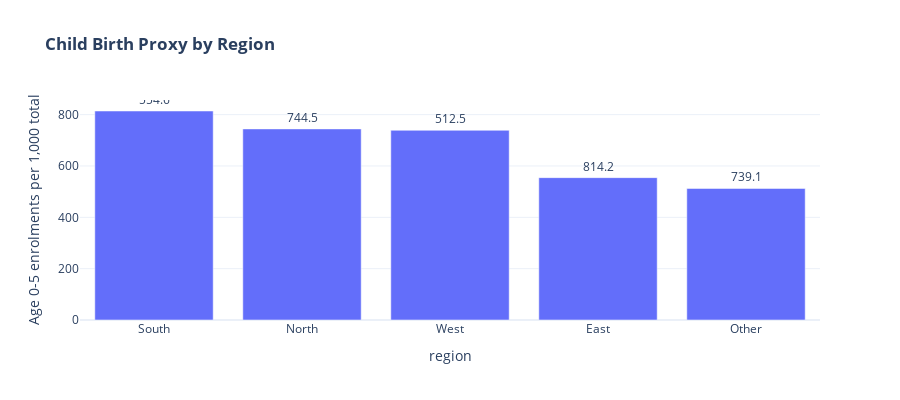
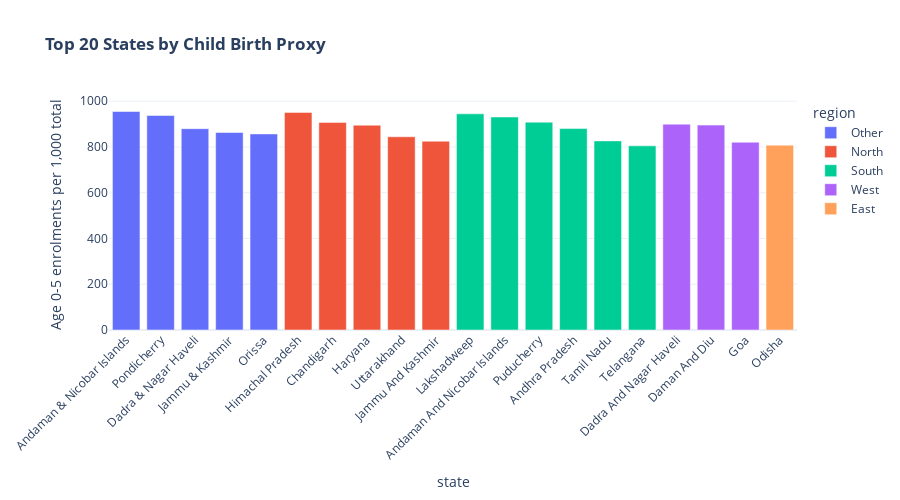

Source (notebook cell) for these figures, in order:
### Markdown cell above
## 6. Cleaned Data: Regional Child Birth Proxy
Using the cleaned enrolment dataset, we map states to four geographic buckets (North, South, East, West) and use age 0-5 enrolments as a proxy for child birth activity. The birth proxy is calculated as age 0-5 enrolments per 1,000 total enrolments per state and region.

### Code cell
from pathlib import Path
import pandas as pd
import plotly.express as px

# Load cleaned enrolment data
clean_dir = Path("c:/Users/msi/Desktop/uidai/cleaned_data")
enrol_clean = pd.read_csv(clean_dir / "enrolment_clean.csv", parse_dates=["date"])


# Normalise state names with an explicit mapping to resolve variants
STATE_MAPPING = {
    "WESTBENGAL": "West Bengal",
    "Westbengal": "West Bengal",
    "Daman & Diu": "Daman And Diu",
    "Daman and Diu": "Daman And Diu",
    "ODISHA": "Odisha",
}
enrol_clean["state"] = (
    enrol_clean["state"]
    .astype(str)
    .str.strip()
    .replace(STATE_MAPPING)
    .str.title()
)

# Map states to broad geographic regions
regions = {
    "North": ["Jammu And Kashmir", "Ladakh", "Himachal Pradesh", "Punjab", "Chandigarh", "Uttarakhand", "Haryana", "Delhi", "Rajasthan"],
    "South": ["Andhra Pradesh", "Karnataka", "Kerala", "Tamil Nadu", "Telangana", "Puducherry", "Lakshadweep", "Andaman And Nicobar Islands"],
    "East": ["Bihar", "Jharkhand", "Odisha", "West Bengal", "Sikkim", "Assam", "Arunachal Pradesh", "Meghalaya", "Manipur", "Mizoram", "Nagaland", "Tripura"],
    "West": ["Gujarat", "Maharashtra", "Goa", "Dadra And Nagar Haveli", "Daman And Diu", "Madhya Pradesh", "Chhattisgarh"],
}
region_lookup = {state: region for region, states in regions.items() for state in states}
enrol_clean["region"] = enrol_clean["state"].map(region_lookup).fillna("Other")

# Compute child birth proxy metrics
enrol_clean["total_enrol"] = enrol_clean[["age_0_5", "age_5_17", "age_18_greater"]].sum(axis=1)
state_births = enrol_clean.groupby(["state", "region"], as_index=False)[["age_0_5", "total_enrol"]].sum()
state_births = state_births[state_births["total_enrol"] > 0].copy()
state_births["child_birthrate_per_1000"] = 1000 * state_births["age_0_5"] / state_births["total_enrol"]

region_births = state_births.groupby("region", as_index=False)[["age_0_5", "total_enrol"]].sum()
region_births["child_birthrate_per_1000"] = 1000 * region_births["age_0_5"] / region_births["total_enrol"]

fig_region = px.bar(
    region_births.sort_values("child_birthrate_per_1000", ascending=False),
    x="region", y="child_birthrate_per_1000",
    text=region_births["child_birthrate_per_1000"].round(1),
    labels={"child_birthrate_per_1000": "Age 0-5 enrolments per 1,000 total"},
    title="<b>Child Birth Proxy by Region</b>",
    template="plotly_white", height=400,
)
fig_region.update_traces(textposition="outside")
fig_region.show()

fig_state = px.bar(
    state_births.sort_values("child_birthrate_per_1000", ascending=False).head(20),
    x="state", y="child_birthrate_per_1000", color="region",
    labels={"child_birthrate_per_1000": "Age 0-5 enrolments per 1,000 total"},
    title="<b>Top 20 States by Child Birth Proxy</b>",
    template="plotly_white", height=500,
)
fig_state.update_layout(xaxis_tickangle=-45)
fig_state.show()

print("Child birth proxy uses age 0-5 enrolments as a share of total enrolments (per 1,000) by state and region.")
print("Regions cover four broad geographic buckets; states not matched are marked 'Other'.")
print("Top 5 states:\n", state_births.sort_values("child_birthrate_per_1000", ascending=False).head(5))

### Figure 1 — Plotly figure (JSON) as saved in the notebook; plotly's stock layout.template omitted (floating-point values rounded to 4 significant figures)
{"data": [{"hovertemplate": "region=%{x}<br>Age 0-5 enrolments per 1,000 total=%{y}<br>text=%{text}<extra></extra>", "legendgroup": "", "marker": {"color": "#636efa", "pattern": {"shape": ""}}, "name": "", "orientation": "v", "showlegend": false, "text": [554.6, 744.5, 512.5, 814.2, 739.1], "textposition": "outside", "type": "bar", "x": ["South", "North", "West", "East", "Other"], "xaxis": "x", "y": [814.2, 744.5, 739.1, 554.6, 512.5], "yaxis": "y"}], "layout": {"barmode": "relative", "height": 400, "legend": {"tracegroupgap": 0}, "title": {"text": "<b>Child Birth Proxy by Region</b>"}, "xaxis": {"anchor": "y", "domain": [0, 1], "title": {"text": "region"}}, "yaxis": {"anchor": "x", "domain": [0, 1], "title": {"text": "Age 0-5 enrolments per 1,000 total"}}}}

### Figure 2 — Plotly figure (JSON) as saved in the notebook; plotly's stock layout.template omitted (floating-point values rounded to 4 significant figures)
{"data": [{"hovertemplate": "region=Other<br>state=%{x}<br>Age 0-5 enrolments per 1,000 total=%{y}<extra></extra>", "legendgroup": "Other", "marker": {"color": "#636efa", "pattern": {"shape": ""}}, "name": "Other", "orientation": "v", "showlegend": true, "textposition": "auto", "type": "bar", "x": ["Andaman & Nicobar Islands", "Pondicherry", "Dadra & Nagar Haveli", "Jammu & Kashmir", "Orissa"], "xaxis": "x", "y": [955.0, 937.3, 880.0, 863.0, 856.9], "yaxis": "y"}, {"hovertemplate": "region=North<br>state=%{x}<br>Age 0-5 enrolments per 1,000 total=%{y}<extra></extra>", "legendgroup": "North", "marker": {"color": "#EF553B", "pattern": {"shape": ""}}, "name": "North", "orientation": "v", "showlegend": true, "textposition": "auto", "type": "bar", "x": ["Himachal Pradesh", "Chandigarh", "Haryana", "Uttarakhand", "Jammu And Kashmir"], "xaxis": "x", "y": [951.0, 907.3, 895.1, 844.5, 825.1], "yaxis": "y"}, {"hovertemplate": "region=South<br>state=%{x}<br>Age 0-5 enrolments per 1,000 total=%{y}<extra></extra>", "legendgroup": "South", "marker": {"color": "#00cc96", "pattern": {"shape": ""}}, "name": "South", "orientation": "v", "showlegend": true, "textposition": "auto", "type": "bar", "x": ["Lakshadweep", "Andaman And Nicobar Islands", "Puducherry", "Andhra Pradesh", "Tamil Nadu", "Telangana"], "xaxis": "x", "y": [944.7, 930.8, 908.3, 880.3, 826.5, 804.7], "yaxis": "y"}, {"hovertemplate": "region=West<br>state=%{x}<br>Age 0-5 enrolments per 1,000 total=%{y}<extra></extra>", "legendgroup": "West", "marker": {"color": "#ab63fa", "pattern": {"shape": ""}}, "name": "West", "orientation": "v", "showlegend": true, "textposition": "auto", "type": "bar", "x": ["Dadra And Nagar Haveli", "Daman And Diu", "Goa"], "xaxis": "x", "y": [899.7, 895.5, 820.6], "yaxis": "y"}, {"hovertemplate": "region=East<br>state=%{x}<br>Age 0-5 enrolments per 1,000 total=%{y}<extra></extra>", "legendgroup": "East", "marker": {"color": "#FFA15A", "pattern": {"shape": ""}}, "name": "East", "orientation": "v", "showlegend": true, "textposition": "auto", "type": "bar", "x": ["Odisha"], "xaxis": "x", "y": [807.8], "yaxis": "y"}], "layout": {"barmode": "relative", "height": 500, "legend": {"title": {"text": "region"}, "tracegroupgap": 0}, "title": {"text": "<b>Top 20 States by Child Birth Proxy</b>"}, "xaxis": {"anchor": "y", "domain": [0, 1], "tickangle": -45, "title": {"text": "state"}}, "yaxis": {"anchor": "x", "domain": [0, 1], "title": {"text": "Age 0-5 enrolments per 1,000 total"}}}}
